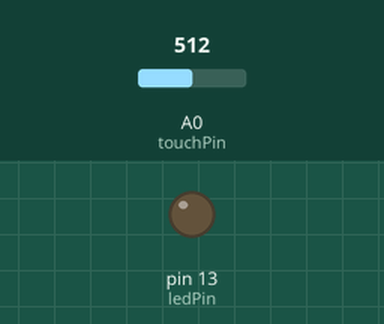
Bench run of a sketch on a simulated Arduino Uno, built with avr-gcc and run on an emulated ATmega328P. Shown: output pins drawn as LEDs (lit = HIGH). Inputs (shaded band) come from the test bench; at power-on: A0 (touchPin) = 512.

Above: at 1.2 s.
1.3 s: A0 (touchPin) set to 6
2.8 s: A0 (touchPin) set to 3
At 3.1 s:
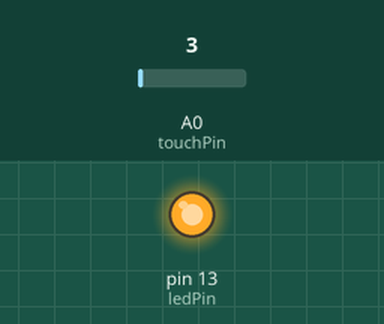
4.3 s: A0 (touchPin) set to 122
At 5.5 s:
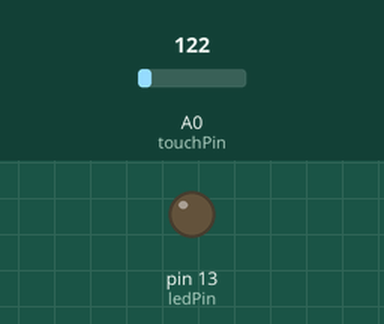
5.8 s: A0 (touchPin) set to 0
At 6.6 s:
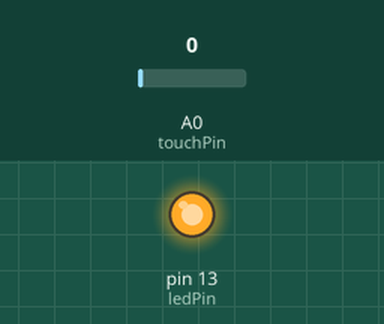
Timing chart, 0 to 8.3 s (numbered marks = the images above; inputs shaded):
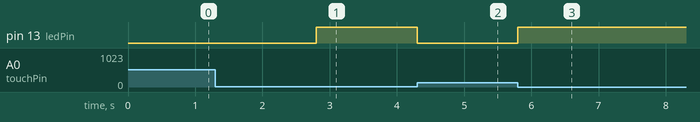

The sketch:

touch_switch_TouchSwitch.ino
```cpp
int ledPin = 13;                // choose the pin for the LED
int touchPin = 0;               // choose the input pin
int touchVal = 0;               // variable for reading the pin

void setup() {
  pinMode(ledPin, OUTPUT);      // declare LED as output
}

void loop(){
  touchVal = analogRead(touchPin);

  if(touchVal < 5)
  {
    digitalWrite(ledPin, HIGH);
  }
  else
  {
    digitalWrite(ledPin, LOW);
  }
}
```

Measured:
- the behaviour switches between 5 and 4 on A0 (touchPin) (found by bisection; images 0 and 1)
- after the input at 1.3 s, every drawn part: stays the same
- after the input at 2.8 s, pin 13 (ledPin): LOW → HIGH at once
- after the input at 4.3 s, pin 13 (ledPin): HIGH → LOW at once
- after the input at 5.8 s, pin 13 (ledPin): LOW → HIGH at once
